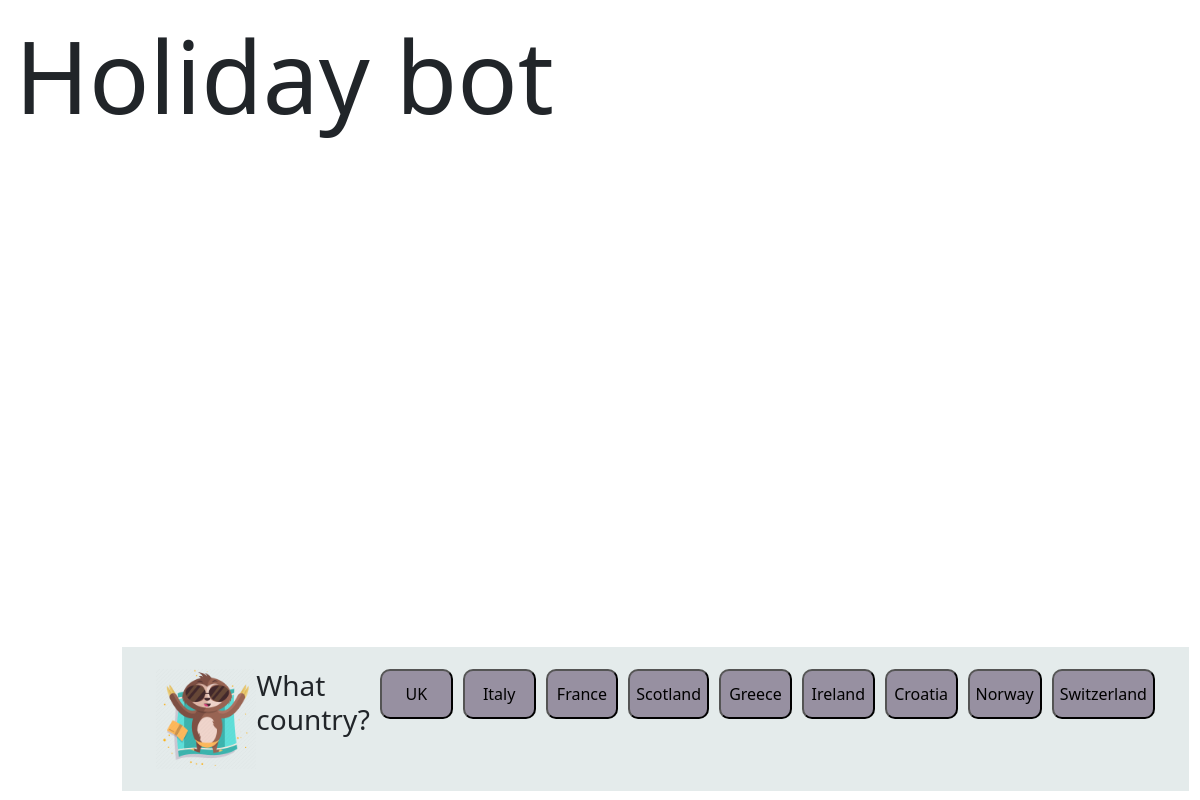
/europe, run on the app's committed database.
### holidays/models.py (models this page shows)
class EuropeCountries(models.Model):
    ref = models.ManyToManyField(HolidayRef)
    continent = models.ManyToManyField(Continent)
    countries = models.CharField(max_length =100)
    def __str__(self):
        return self.countries

### holidays/views.py (the view)
# urls.py: path('europe', views.europe, name="europe"),
def europe(request):
    holiday = {"countries": EuropeCountries.objects.all()}
    return render(request, 'europe.html', holiday)

### holidays/templates/europe.html (shortened to what this page needs)
{% extends 'base.html' %}
{% load static %}
{% block CSS %}
<link rel="stylesheet" href="{% static 'main.css' %}">
{% endblock %}
{% block content %}
<div class="bot" id="bot">
    <div class="container" id="container">
        <img id="bot-image" class="bot-image" src="{% static 'monkey.png' %}">
        <h3>What country?</h3>
{% for data in countries %}
<button mat-button-update mat-raised-button color="primary" class="login" id="btn2" >{{ data }}</button>
{% endfor %}
    </div>
</div>
{% endblock %}

### holidays/templates/base.html (shortened to what this page needs)
<!doctype html>
<html lang="en">
  <head>
    <link href="https://cdn.jsdelivr.net/npm/bootstrap@5.2.0-beta1/dist/css/bootstrap.min.css" rel="stylesheet">
  </head>
  <body>
    {% block CSS %}{% endblock %}
    <h1>Holiday bot</h1>
  </body>
  {% block content %}
  {% endblock %}
</html>

### holidays/static/main.css (style rules this page uses)
html, body { display: flex; margin: 0px; }
#bot { display: flex; flex-direction: row; align-items: center; display: flex; background-color: rgb(228, 235, 235); position: absolute; bottom: 9px; right: 11px; padding: 22px; flex: 1; flex-wrap: wrap; }
#container, .container { display: flex; }
.bot-image { display: flex; width: 100px; height: 100px; align-items: center; position: relative; }
.button, .login { justify-content: center; flex-direction: row; }
#btn, #btn2 { width: 22%; height: 50px; flex-wrap: nowrap; display: flex; flex-direction: row; background-color: rgba(43, 18, 58, 0.418); justify-content: center; gap: 60%; margin-left: 10px; align-items: center; border-radius: 10px; }
h1 { display: flex; font-size: 100px; margin-top: 15px; margin-left: 15px; width: 900px; height: 300px; }

### data on the page
EuropeCountries: countries "UK"
EuropeCountries: countries "Italy"
EuropeCountries: countries "France"
EuropeCountries: countries "Scotland"
EuropeCountries: countries "Greece"
EuropeCountries: countries "Ireland"
EuropeCountries: countries "Croatia"
EuropeCountries: countries "Norway"
EuropeCountries: countries "Switzerland"
